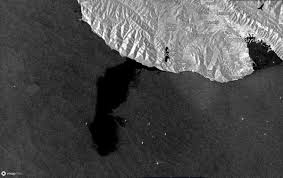
#> input picture uploaded.jpeg, 283 x 178 px
$ python -i spill_vector.py   (imports and definitions only)
#> lines starting #> are read from the running program, lines starting #| are printed output that depends on the picture; after the words box and inside, x2 and y2 are one past the last pixel; in counts of white or black regions, pixels touching at a corner belong together
import os
import cv2
import numpy as np
import base64
import matplotlib
# [1 line not run here, left out]
from matplotlib import pyplot as plt
import io
from PIL import Image

def predict_spread(image_filename):
#> called with image_filename = 'uploaded.jpeg'
    def calculate_bgr_difference(pixel1, pixel2):
        return np.abs(int(pixel1[0]) - int(pixel2[0])) + np.abs(int(pixel1[1]) - int(pixel2[1])) + np.abs(int(pixel1[2]) - int(pixel2[2]))

    uploads_folder = 'static/uploads'
    image_path = os.path.join(uploads_folder, image_filename)

    if not os.path.exists(image_path):
        print(f"Изображение {image_filename} не найдено в папке {uploads_folder}.")
        return

    image = cv2.imdecode(np.fromfile(image_path, dtype=np.uint8), cv2.IMREAD_COLOR)
#> image is the input picture: shape (178, 283, 3); mean B, G, R 75.9, 75.9, 75.9
    height, width = image.shape[:2]
#> height = 178; width = 283
    black_mask = cv2.inRange(image, (0, 0, 0), (50, 50, 50))
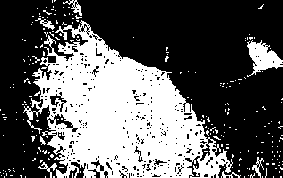
#> black_mask: shape (178, 283); 37.3% white; 230 white regions (222 under 20 px)
    contours, _ = cv2.findContours(black_mask, cv2.RETR_EXTERNAL, cv2.CHAIN_APPROX_SIMPLE)
#> contours = 226 contours, 219 with area under 20; largest, box (x1, y1, x2, y2) and area: (23, 20, 233, 178) 17964, (247, 40, 283, 77) 610, (63, 0, 82, 16) 78, (252, 157, 264, 178) 58, (35, 18, 55, 30) 52, (38, 162, 57, 178) 44, (221, 171, 241, 178) 20
    best_candidate = None
    max_black_area = 0

    for contour in contours:
        area = cv2.contourArea(contour)
        if area > max_black_area:
            max_black_area = area
            best_candidate = contour
#> this loop made 226 passes
#> (area, max_black_area) on passes 19, 42, 50, 176, 200: (20.5, 20.5), (44, 44), (57.5, 57.5), (610, 610), (17963.5, 17963.5)
#> after the loop, best_candidate = contour of 864 points, box (x1, y1, x2, y2) (23, 20, 233, 178), area 17964; max_black_area = 17963.5

    if best_candidate is not None:
        moments = cv2.moments(best_candidate)
#> moments = moments, m00 17963.5, centre m10/m00, m01/m00 = (120.7, 115.9)
        if moments["m00"] != 0:
            cX = int(moments["m10"] / moments["m00"])
#> cX = 120
            cY = int(moments["m01"] / moments["m00"])
#> cY = 115
        else:
            cX, cY = 0, 0

        min_distance = float('inf')
        closest_pixel = None
        for y in range(height):
            for x in range(width):
                if black_mask[y, x] == 255:
                    dist = np.sqrt((x - cX) ** 2 + (y - cY) ** 2)
                    if dist < min_distance:
                        min_distance = dist
                        closest_pixel = (x, y)
#> after the loop, closest_pixel = (120, 115); min_distance = 0

        if closest_pixel is not None:
            current_pixel = (cX, cY)
#> current_pixel = (120, 115)
            image_with_arrow = image.copy()
            color = (0, 0, 255)
            thickness = 2
            prev_pixel = closest_pixel
#> prev_pixel = (120, 115)
            drawn_arrow = False
            max_arrow_length = 200
            arrow_length = 0

            for i in range(0, height, 10):
                for j in range(0, width, 10):
                    if black_mask[i, j] == 255:
                        diff = calculate_bgr_difference(image[prev_pixel[1], prev_pixel[0]], image[i, j])
                        if diff < 50:
                            arrow_length = np.sqrt((prev_pixel[0] - j) ** 2 + (prev_pixel[1] - i) ** 2)
                            if arrow_length > max_arrow_length:
                                scale_factor = max_arrow_length / arrow_length
                                j = int(prev_pixel[0] + (j - prev_pixel[0]) * scale_factor)
                                i = int(prev_pixel[1] + (i - prev_pixel[1]) * scale_factor)
                                arrow_length = max_arrow_length
                            image_with_arrow = cv2.arrowedLine(image_with_arrow, prev_pixel, (j, i), color, thickness)
                            prev_pixel = (j, i)
                            drawn_arrow = True
                            break
                if drawn_arrow:
                    break
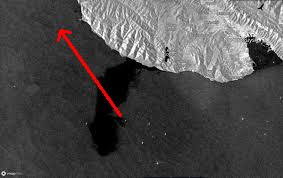
#> image_with_arrow: shape (178, 283, 3); 0.8% of pixels changed, all inside (x1, y1, x2, y2) = (57, 29, 122, 117)
#> after the loop, arrow_length = 104; diff = 45; drawn_arrow = True; j = 60; prev_pixel = (60, 30)

            arrow_img_rgb = cv2.cvtColor(image_with_arrow, cv2.COLOR_BGR2RGB)
            _, arrow_img_encoded = cv2.imencode('.jpeg', arrow_img_rgb)
#> arrow_img_encoded = 16915 values, max 255 at index 0, min 0 at index 4, mean 144.2
            arrow_img_pil = Image.open(io.BytesIO(arrow_img_encoded))
            img_byte_arr = io.BytesIO()
            arrow_img_pil.save(img_byte_arr, format='JPEG')
            img_byte_arr.seek(0)
            return img_byte_arr
        else:
            print("Не удалось найти ближайший чёрный пиксель.")
    else:
        print("Не удалось найти подходящую область с чёрными пикселями.")


>>> result = predict_spread('uploaded.jpeg')
